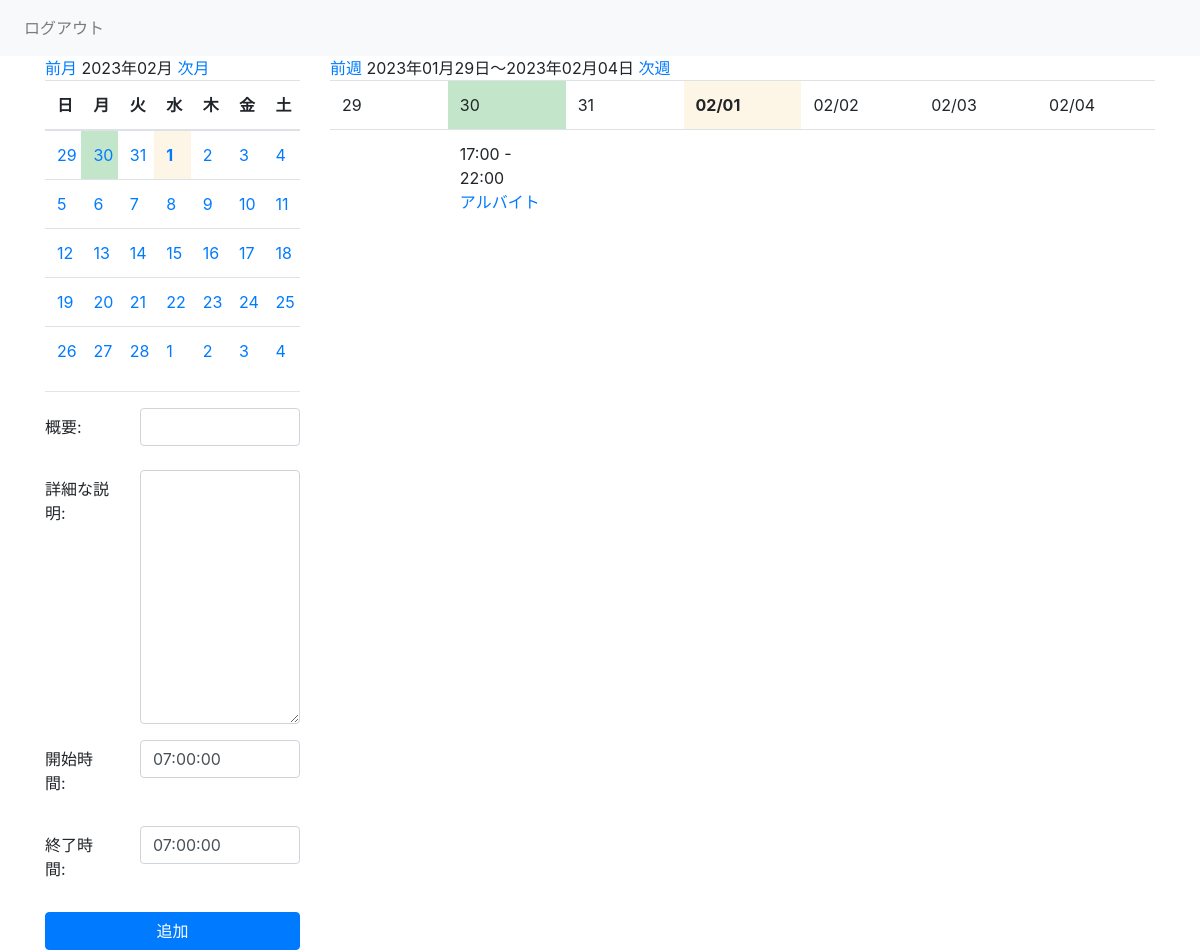
The page /mycalendar/2023/2/1/ (signed in) on the database its author committed.
### todo/models.py (models this page shows, shortened)
class Schedule(models.Model):
    summary = models.CharField('概要', max_length=50)
    description = models.TextField('詳細な説明', blank=True)
    start_time = models.TimeField('開始時間', default=datetime.time(7, 0, 0))
    end_time = models.TimeField('終了時間', default=datetime.time(7, 0, 0))
    date = models.DateField('日付')
    created_at = models.DateTimeField('作成日', default=timezone.now)
    user = models.OneToOneField(get_user_model(),on_delete=models.CASCADE)

### todo/views.py (the view, shortened to what this page needs)
# urls.py: path('mycalendar/', views.MyCalendar.as_view(), name='mycalendar'),
class MyCalendar(LoginRequiredMixin, mixins.MonthCalendarMixin, mixins.WeekWithScheduleMixin, generic.CreateView):
    template_name = 'todo/mycalendar.html'
    model = Schedule
    date_field = 'date'
    form_class = BS4ScheduleForm
    def get_context_data(self, **kwargs):
        context = super().get_context_data(**kwargs)
        week_calendar_context = self.get_week_calendar()
        month_calendar_context = self.get_month_calendar()
        context.update(week_calendar_context)
        context.update(month_calendar_context)
        month = self.kwargs.get('month')
        year = self.kwargs.get('year')
        day = self.kwargs.get('day')
        if month and year and day:
            date = datetime.date(year=int(year), month=int(month), day=int(day))
        else:
            date = datetime.date.today()
        context['selected_date'] = date
        return context
    def get_form_kwargs(self):
        kwgs = super().get_form_kwargs()
        kwgs["user"] = self.request.user
        return kwgs
    def get_queryset(self):
        user = self.request.user
        queryset = Schedule.objects.order_by('-date').filter(user=user)
        return queryset

### todo/forms.py (shortened to what this page needs)
class BS4ScheduleForm(forms.ModelForm):
    class Meta:
        model = Schedule
        fields = ('summary', 'description', 'start_time', 'end_time')
        widgets = {
            'summary': forms.TextInput(attrs={
                'class': 'form-control',
            }),
            'description': forms.Textarea(attrs={
                'class': 'form-control',
            }),
            'start_time': forms.TextInput(attrs={
                'class': 'form-control',
            }),
            'end_time': forms.TextInput(attrs={
                'class': 'form-control',
            }),
        }
    def __init__(self, user=None, *args, **kwargs):
        self.user = user
        super().__init__(*args, **kwargs)

### todo/mixins.py (called while the page is built)
    def setup_calendar(self):
        self._calendar = calendar.Calendar(self.first_weekday)

    def get_week_names(self):
        week_names = deque(self.week_names)
        week_names.rotate(-self.first_weekday)  # リスト内の要素を右に1つずつ移動...なんてときは、dequeを使うと中々面白いです
        return week_names

    def get_previous_month(self, date):
        if date.month == 1:
            return date.replace(year=date.year-1, month=12, day=1)
        else:
            return date.replace(month=date.month-1, day=1)

    def get_next_month(self, date):
        if date.month == 12:
            return date.replace(year=date.year+1, month=1, day=1)
        else:
            return date.replace(month=date.month+1, day=1)

    def get_month_days(self, date):
        return self._calendar.monthdatescalendar(date.year, date.month)

    def get_current_month(self):
        month = self.kwargs.get('month')
        year = self.kwargs.get('year')
        if month and year:
            month = datetime.date(year=int(year), month=int(month), day=1)
        else:
            month = datetime.date.today().replace(day=1)
        return month

    def get_month_calendar(self):
        self.setup_calendar()
        current_month = self.get_current_month()
        calendar_data = {
            'now': datetime.date.today(),
            'month_days': self.get_month_days(current_month),
            'month_current': current_month,
            'month_previous': self.get_previous_month(current_month),
            'month_next': self.get_next_month(current_month),
            'week_names': self.get_week_names(),
        }
        return calendar_data

### todo/templates/todo/mycalendar.html (shortened to what this page needs)
{% extends 'todo/base.html' %}
{% block header %}
    <nav class="navbar navbar-expand-lg navbar-light bg-light">
        <div class="collapse navbar-collapse" id="navbarSupportedContent">
            <ul class="navbar-nav mr-auto">
                <li class="nav-item">
                    <a class="nav-link" href="{% url 'Logout' %}">ログアウト</a>
                </li>
            </ul>
        </div>
    </nav>
{% endblock %}
{% block content %}
    <div class="row">
        <div class="col-md-3">
            {% include 'todo/includes/month.html' %}
            <hr>
            <form action="" method="POST">
                {% for field in form %}
                    <div class="form-group row">
                        <label for="{{ field.id_for_label }}"
                               class="col-sm-4 col-form-label">{{ field.label_tag }}</label>
                        <div class="col-sm-8">
                            {{ field }}
                        </div>
                    </div>
                {% endfor %}
                <button type="submit" class="btn btn-primary btn-block">追加</button>
            </form>
        </div>
        <div class="col-md-9">
            {% include 'todo/includes/week.html' %}
        </div>
    </div>
{% endblock %}
{% block extrajs %}
    <link rel="stylesheet" type="text/css"
          href="https://cdnjs.cloudflare.com/ajax/libs/timedropper/1.0/timedropper.min.css">
{% endblock %}

### todo/templates/todo/includes/week.html
    <a href="{% url 'mycalendar' week_previous.year week_previous.month  week_previous.day %}">前週</a>
    {{ week_first | date:"Y年m月d日" }}〜{{ week_last | date:"Y年m月d日" }}
    <a href="{% url 'mycalendar' week_next.year week_next.month  week_next.day %}">次週</a>
    <table class="table" style="table-layout: fixed;">
        <tbody>
        <tr>
            {% for day in week_days %}
                <td class="{% if selected_date == day %}current{% endif %}{% if now == day %} table-success{% endif %} ">
            {% if week_first.month != day.month %}
                {{ day | date:"m/d" }}
            {% else %}
                {{ day.day }}
            {% endif %}
            </td>
            {% endfor %}
        </tr>
        <tr>
            {% for schedules in week_day_schedules.values %}
                <td>
                    {% for s in schedules %}
                        {{ s.start_time }} - {{ s.end_time }}<br>
                        <a href="{% url 'schedule_detail' s.pk %}">{{ s.summary | linebreaks }}</a>
                    {% endfor %}
                </td>
            {% endfor %}
        </tr>
        </tbody>
    </table>

### todo/static/css/style2.css (style rules this page uses)
.current { background-color: #FDF5E6; font-weight: bold; }

### rows shown on the page
Schedule: start_time "17:00", end_time "22:00", summary "アルバイト"

### other values the page prints
{{ month_current | date:"Y年m月" }} "2023年02月"
{{ w }} "日" "月" "火" "水" "木" "金" "土"
{{ day.day }} "29" "30" "31" "1" "2" "3" "4" "5" "6" "7" "8" "9" "10" "11" "12" "13" "14" "15" "16" "17" "18" "19" "20" "21" "22" "23" "24" "25" "26" "27" "28" "1" "2" "3" "4"
{{ field.label_tag }} "概要:" "詳細な説明:" "開始時間:" "終了時間:"
{{ week_first | date:"Y年m月d日" }} "2023年01月29日"
{{ week_last | date:"Y年m月d日" }} "2023年02月04日"
{{ day.day }} "29" "30" "31"
{{ day | date:"m/d" }} "02/01" "02/02" "02/03" "02/04"
